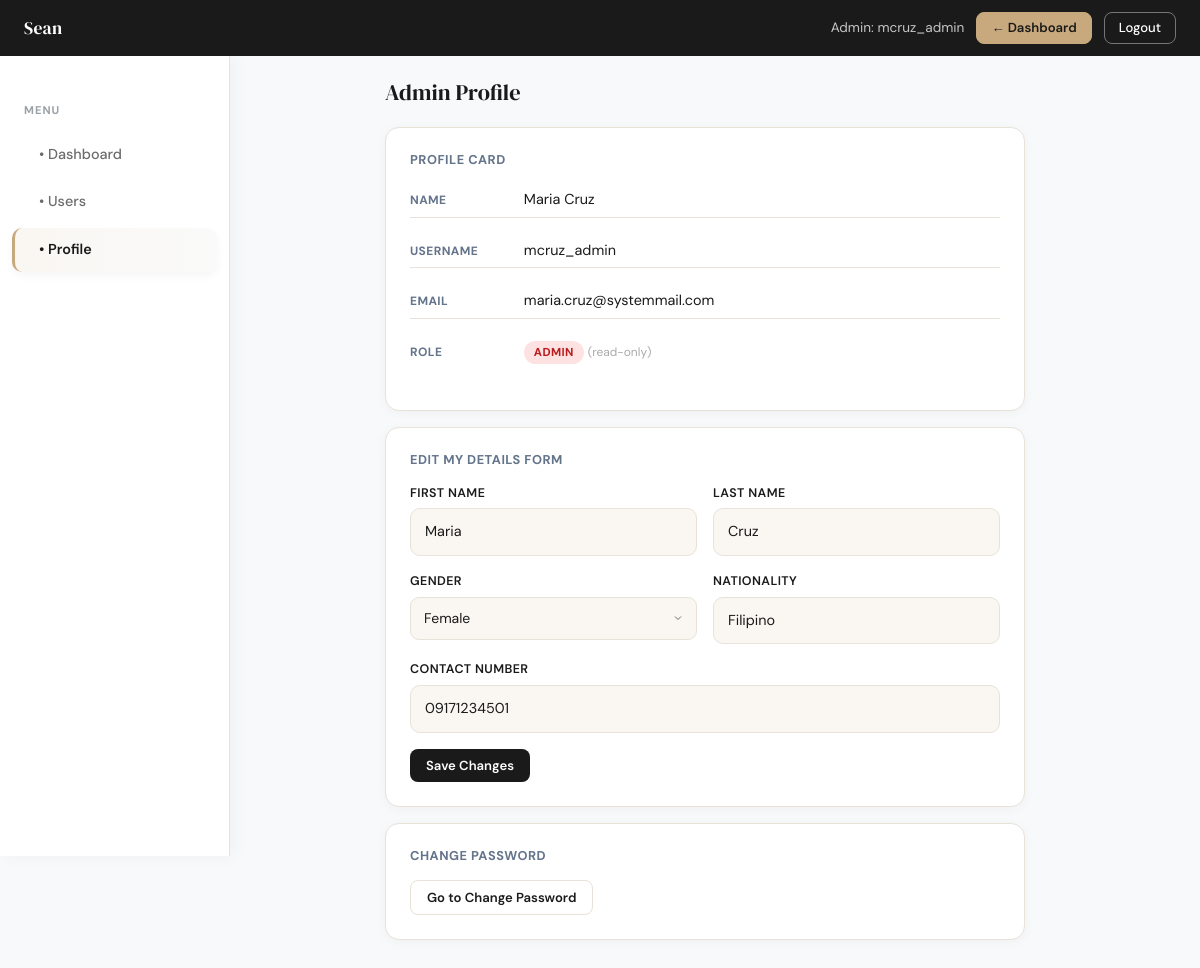
Screenshot of /profile.php (signed in) with the database file from the repository.
### tables this page shows
CREATE TABLE `usermanagement` (
  `id` int(11) NOT NULL,
  `username` varchar(50) NOT NULL,
  `email` varchar(120) NOT NULL,
  `password_hash` varchar(255) NOT NULL,
  `role` enum('admin','user') NOT NULL DEFAULT 'user',
  `firstname` varchar(60) NOT NULL,
  `lastname` varchar(60) NOT NULL,
  `gender` enum('male','female','other') DEFAULT 'other',
  `nationality` varchar(80) DEFAULT NULL,
  `contact_number` varchar(30) DEFAULT NULL,
  `created_at` timestamp NOT NULL DEFAULT current_timestamp()
);

### components/pdo.php (called while the page is built)
<?php
class Database {
    public $host     = 'localhost';
    public $db_name  = 'users';
    public $username = 'root';
    public $password = '';
    public $charset  = 'utf8mb4';
    public $pdo      = null;
    public function connect(): PDO {
        if ($this->pdo === null) {
            $dsn = "mysql:host={$this->host};dbname={$this->db_name};charset={$this->charset}";
            $options = [
                PDO::ATTR_ERRMODE            => PDO::ERRMODE_EXCEPTION,
                PDO::ATTR_DEFAULT_FETCH_MODE => PDO::FETCH_ASSOC,
                PDO::ATTR_EMULATE_PREPARES   => false,
            ];
            try {
                $this->pdo = new PDO($dsn, $this->username, $this->password, $options);
            } catch (PDOException $e) {
                throw new PDOException("Connection failed: " . $e->getMessage());
            }
        }
        return $this->pdo;
    }
}

### components/auth.php (called while the page is built, shortened)
<?php
require_once __DIR__ . '/pdo.php';
class Auth {
    public function user(): array {
        return [
            'id'        => $_SESSION['user_id']  ?? null,
            'name'      => $_SESSION['name']      ?? null,
            'firstname' => $_SESSION['firstname'] ?? null,
            'lastname'  => $_SESSION['lastname']  ?? null,
            'username'  => $_SESSION['username']  ?? null,
            'email'     => $_SESSION['email']     ?? null,
            'role'      => $_SESSION['role']      ?? null,
        ];
    }
}
?>

### profile.php (the view, shortened to what this page needs)
<?php
require_once 'components/auth.php';
$auth    = new Auth();
$auth->requireLogin();
$db      = (new Database())->connect();
$me      = $auth->user();
$isAdmin = $_SESSION['role'] === 'admin';
$stmt = $db->prepare("SELECT * FROM usermanagement WHERE id = :id");
$stmt->execute([':id' => $me['id']]);
$user = $stmt->fetch();
?>
<!DOCTYPE html>
<html lang="en">
<head>
    <link href="https://cdn.jsdelivr.net/npm/bootstrap@5.3.3/dist/css/bootstrap.min.css" rel="stylesheet">
    <link rel="stylesheet" href="Style/style.css">
</head>
<body class="dashboard-body">
<nav class="dash-navbar">
    <span class="brand">Sean</span>
    <div class="nav-right">
        <span class="nav-user"><?= $isAdmin ? 'Admin' : 'User' ?>: <?= htmlspecialchars($me['username']) ?></span>
        <?php if ($isAdmin): ?>
            <a href="admin_users.php" class="nav-btn nav-btn-accent">← Dashboard</a>
        <?php endif; ?>
        <a href="logout.php" class="nav-btn">Logout</a>
    </div>
</nav>
<?php if ($isAdmin): ?>
<div class="sidebar">
    <div class="sidebar-label">Menu</div>
    <a href="admin_users.php">• Dashboard</a>
    <a href="admin_users.php?role=user">• Users</a>
    <a href="profile.php" class="active">• Profile</a>
</div>
<?php endif; ?>
<div class="main-content <?= $isAdmin ? 'with-sidebar' : '' ?> py-4">
    <div style="max-width:640px; margin: 0 auto;">
        <h5 class="page-title">
            <?= $isAdmin ? 'Admin Profile' : 'USER VIEW — My Account (Own Data Only)' ?>
        </h5>
        <div class="dash-card">
            <h6>Profile Card</h6>
            <div class="profile-info">
                <p><strong>Name</strong> <?= htmlspecialchars($user['firstname'] . ' ' . $user['lastname']) ?></p>
                <p><strong>Username</strong> <?= htmlspecialchars($user['username']) ?></p>
                <p><strong>Email</strong> <?= htmlspecialchars($user['email']) ?></p>
                <p><strong>Role</strong>
                    <span class="role-badge <?= $user['role'] ?>"><?= $user['role'] ?></span>
                    <span style="font-size:.75rem; color:#aaa;">(read-only)</span>
                </p>
            </div>
        </div>
        <div class="dash-card">
            <h6>Edit My Details Form</h6>
            <form method="POST" action="">
                <div class="row g-3">
                    <div class="col-6">
                        <label class="dash-label">First Name</label>
                        <input type="text" name="firstname" class="dash-input"
                            value="<?= htmlspecialchars($user['firstname']) ?>" required/>
                    </div>
                    <div class="col-6">
                        <label class="dash-label">Last Name</label>
                        <input type="text" name="lastname" class="dash-input"
                            value="<?= htmlspecialchars($user['lastname']) ?>" required/>
                    </div>
                    <div class="col-6">
                        <label class="dash-label">Gender</label>
                        <select name="gender" class="dash-select">
                            <option value="female" <?= $user['gender'] === 'female' ? 'selected' : '' ?>>Female</option>
                        </select>
                    </div>
                    <div class="col-6">
                        <label class="dash-label">Nationality</label>
                        <input type="text" name="nationality" class="dash-input"
                            value="<?= htmlspecialchars($user['nationality']) ?>" required/>
                    </div>
                    <div class="col-12">
                        <label class="dash-label">Contact Number</label>
                        <input type="text" name="contact_number" class="dash-input"
                            value="<?= htmlspecialchars($user['contact_number']) ?>" required/>
                    </div>
                </div>
                <div style="margin-top:16px;">
                    <button type="submit" class="dash-btn dash-btn-dark">Save Changes</button>
                </div>
            </form>
        </div>
        <div class="dash-card">
            <h6>Change Password</h6>
            <a href="change_password.php" class="dash-btn dash-btn-outline">Go to Change Password</a>
        </div>
    </div>
</div>
</body>
</html>

### rows the page displays
usermanagement: username "mcruz_admin", firstname+lastname "Maria Cruz", email "maria.cruz@systemmail.com", role "ADMIN", firstname "Maria", lastname "Cruz", gender "Female", nationality "Filipino", contact_number "09171234501"
